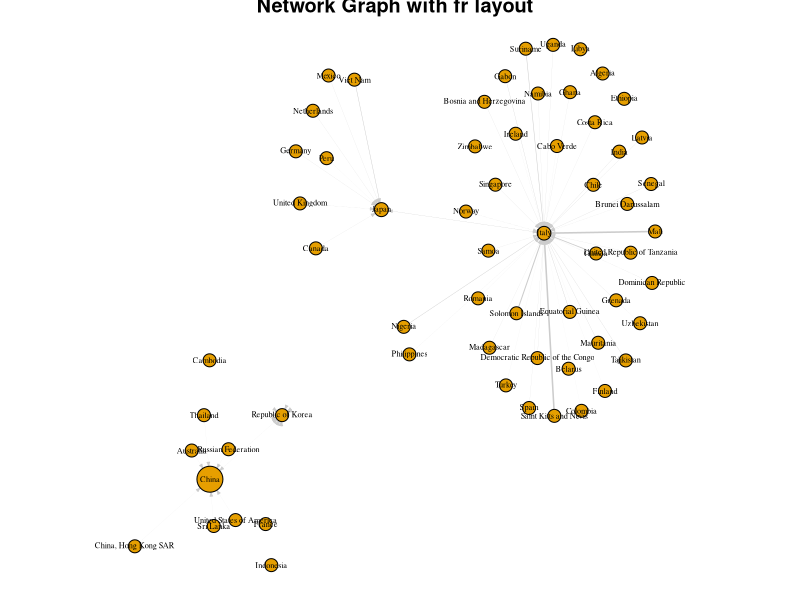

Here is the R script that generated this plot:
## ---- chunk 1
knitr::opts_chunk$set(echo = TRUE, error = TRUE, warning = FALSE)
## ---- chunk 2
rm(list = ls())
library(dplyr)
library(network)
library(maps)
library(scales)
library(igraph)
## ---- chunk 3
# # nodes come from the above table and contain geo-coordinates for some
# # randomly picked countries
# node <- read.csv("D:/Download/Countries.csv", header = T, as.is = T)
# #So we now have 15 countries, each with an ID, geo-coordinates (lon and lat) and a name. These are our graph nodes. We’ll now create some random connections (edges) between our nodes:
# 
# edges <- read.csv("D:/Download/George Washington University/Spring 2020/Network Data Science/EdgeList.csv", header = T, as.is = T)
# 
# names(edges)[1] <- "to"
# names(edges)[2] <- "from"
# 
# onode <- read.csv("D:/Download/George Washington University/Spring 2020/Network Data Science/CountryNodes.csv")
# 
# node <- node %>% right_join(onode, by = "Country") %>% mutate(ID = row_number()) %>% mutate(Country = as.factor(Country))
# 
# nodec <- na.omit(node)
# 
# #%>% mutate(ID = row_number())
# 
# head(node)
# head(edges)
# 
# # N_EDGES_PER_NODE_MIN <- 1
# # N_EDGES_PER_NODE_MAX <- 4
# # N_CATEGORIES <- 4
# # 
# # # edges: create random connections between countries (nodes)
# # edges <- map_dfr(nodes$id, function(id) {
# #   n <- floor(runif(1, N_EDGES_PER_NODE_MIN, N_EDGES_PER_NODE_MAX+1))
# #   to <- sample(1:max(nodes$id), n, replace = FALSE)
# #   to <- to[to != id]
# #   categories <- sample(1:N_CATEGORIES, length(to), replace = TRUE)
# #   weights <- runif(length(to))
# #   data_frame(from = id, to = to, weight = weights, category = categories)
# # })
# 
# # edges <- edges %>% mutate(category = as.factor(category))
# ```
# 
# ```{r}
# nrow(node); length(unique(node$id))
# nrow(edges); nrow(unique(edges[,c("from", "to")]))
# ```
# 
# ```{r}
# reducedEdgelist2<-edges[edges$Weight>500000, c("from", "to", "Weight")]
# head(reducedEdgelist2) 
# nrow(reducedEdgelist2)
# ```
# 
# ```{r}
# set.seed(123)
# coocNet2<-network(reducedEdgelist2,
#                  matrix.type='edgelist',
#                  directed=FALSE,  # this will be an undirected network
#                  ignore.eval=FALSE,  # confusingly, this tells it to include edge weights
#                  names.eval='Weight'  # names for the edge weights
#                  )
## ---- chunk 4
cinf <- read.csv("ChinaFluNetReport.csv")
kinf <- read.csv("KoreaFluNetReport.csv")
iinf <- read.csv("ItalyFluNetReport.csv")
jinf <- read.csv("JapanFluNetReport.csv")
#rinf <- read.csv("IranFluNetReport.csv")
## ---- chunk 5
names(cinf)[1] <- "Country"
names(kinf)[1] <- "Country"
names(iinf)[1] <- "Country"
names(jinf)[1] <- "Country"
## ---- chunk 6
cinf2019 <- cinf %>% select("Country", "Year", "ALL_INF") %>% filter(Year == 2019) 
#%>% summarise("yr_total" = sum("All_INF"))
sum(cinf2019$ALL_INF)

## ---- chunk 7
kinf2019 <- kinf %>% select("Country", "Year", "ALL_INF") %>% filter(Year == 2019) 
#%>% summarise("yr_total" = sum("All_INF"))
kinf2019 <- na.omit(kinf2019)
sum(kinf2019$ALL_INF)

## ---- chunk 8
iinf2019 <- iinf %>% select("Country", "Year", "ALL_INF") %>% filter(Year == 2019) 
#%>% summarise("yr_total" = sum("All_INF"))
iinf2019 <- na.omit(iinf2019)
sum(iinf2019$ALL_INF)
## ---- chunk 9
jinf2019 <- jinf %>% select("Country", "Year", "ALL_INF") %>% filter(Year == 2019) 
#%>% summarise("yr_total" = sum("All_INF"))
jinf2019 <- na.omit(jinf2019)
sum(jinf2019$ALL_INF)
## ---- chunk 10
inf2019 <- matrix(c("China", 122757,"Republic of Korea", 271,"Italy", 6361,"Japan",9525),ncol=2,byrow=TRUE)
colnames(inf2019) <- c("Country", "cases")
rownames(inf2019) <- c("1","2","3", "4")
inf2019 <- as.table(inf2019)
inf19 <- as.data.frame.matrix(inf2019, header = T)
## ---- chunk 11
mnode <- read.csv("CountryNodes.csv", header = T, as.is=T)
medge <- read.csv("EdgeList.csv", header = T, as.is = T)
medge15 <- read.csv("EdgeList2015.csv", header = T, as.is = T)
## ---- chunk 12
names(medge)[3] <- "Weight19"
medge$Weight15 <- medge15$Weight
## ---- chunk 13
medge$Weight <- (medge$Weight19 - medge$Weight15)/medge$Weight15
## ---- chunk 14
medgef <- medge %>% filter(Destination == c("China", "Italy", "Japan", "Republic of Korea")) %>%
  #filter(Origin == c("China", "Italy", "Japan", "Dem. People's Republic of Korea")) %>%
  filter(Weight > 0)
medgef <- medgef[c("Origin", "Destination", "Weight19", "Weight15", "Weight")]
## ---- chunk 15
mnodef <- mnode %>% filter(Country %in% c("China", "Italy", "Japan", "Republic of Korea", 
                                        "Australia", "China, Hong Kong SAR",
                                        "Russian Federation", "Sri Lanka", "Thailand",
                                        "United States of America", "Algeria", "Belarus",
                                        "Bosnia and Herzegovina", "Brunei Darussalam", "Cabo Verde",
                                        "Chile", "Colombia", "Costa Rica",
                                        "Democratic Republic of the Congo","Dominican Republic",
                                        "Equatorial Guinea", "Ethiopia", "Finland", "Gabon", "Ghana",
                                        "Grenada", "Guinea", "India", "Ireland", "Latvia", "Libya",
                                        "Madagascar", "Mali", "Mauritania", "Namibia", "Nigeria",
                                        "Norway", "Philippines", "Romania", "Saint Kitts and Nevis",
                                        "Samoa", "Senegal", "Singapore", "Solomon Islands", "Spain",
                                        "Suriname", "Tajikistan", "Turkey", "Uganda",
                                        "United Republic of Tanzania", "Uzbekistan", "Zimbabwe",
                                        "Canada", "Germany", "Mexico", "Netherlands", "Peru",
                                        "United Kingdom", "Viet Nam", "Cambodia", "France", "Indonesia"
                                        ))
## ---- chunk 16
mnodef$cases <- 5
mnodef$cases[c(10, 42, 28, 29)] <- c(122757, 271, 6361, 9525)
## ---- chunk 17
###########
## Plot  ##
###########
# create new igraph object
net_degree2 <- graph_from_data_frame(d=medgef, vertices=mnodef, directed=T)

# # vertex color based on degree level
#  vcol <- rep("snow2", vcount(net_degree2))     #deebf7 # assigned third degree very light blue to top 101 - 232 countries
#  vcol[223:232] <- "skyblue1"                   #3182bd  #assign first degree dark blue to top ten countries
#  vcol[123:222] <- "slategray1"                 #9ecae1 #assign second degree light blue to top 11-100 countries
#  V(net_degree2)$color <- vcol

# vertex frame color
V(net_degree2)$frame.color <- "black"

# vertex label and size
V(net_degree2)$label <- mnodef$Country
V(net_degree2)$label.cex <- 0.5
V(net_degree2)$label.color <- "black"

# Vertex size
V(net_degree2)$size <- rescale(mnodef$cases, to = c(5,10))
  #mnodef$cases/2000
  #round((new_nodes$Degree)/16, 2)

# edge color and size
E(net_degree2)$width <- medgef$Weight
E(net_degree2)$color <- "gray80"
E(net_degree2)$arrow.size <- .2
#E(net_degree)$arrow.mode <- 1

# layout
l <- layout_with_fr(net_degree2)

# plot
par(mai=c(0,0,0.1,0.1))
plot(net_degree2, layout = l, vertex.label = V(net_degree2)$label, 
       #ifelse(degree(net_degree2) > 300, V(net_degree2)$label, NA), 
     main="Network Graph with fr layout")

## ---- chunk 18
V(net_degree2)$size
